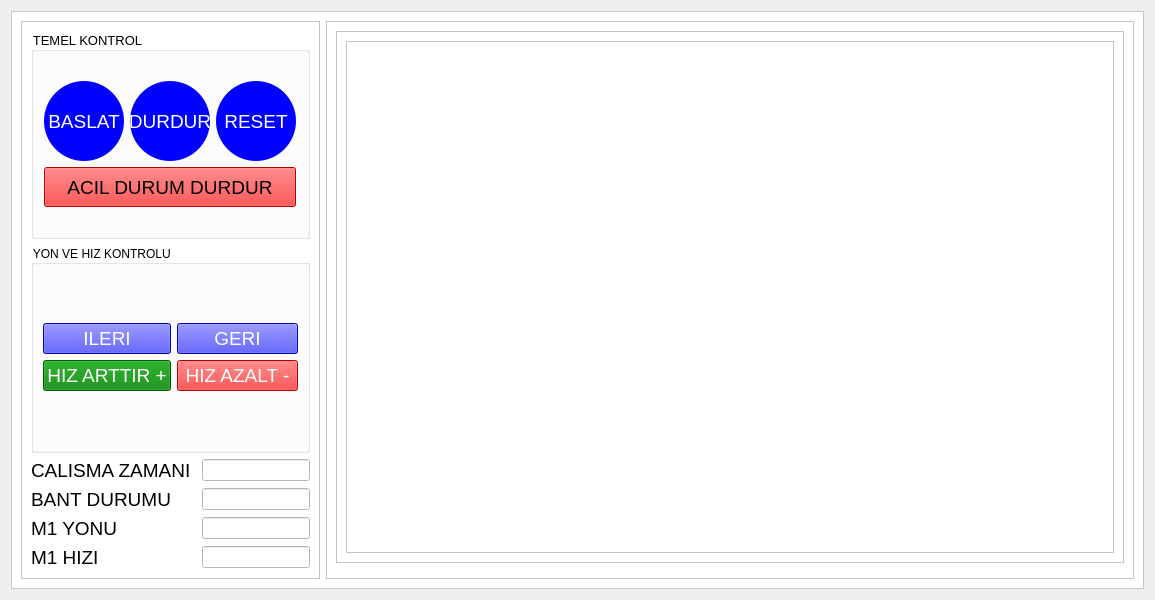
            <widget class="QWidget" name="tab">
             <attribute name="title">
              <string>KONVEYOR</string>
             </attribute>
             <layout class="QHBoxLayout" name="horizontalLayout_5">
              <item>
               <widget class="QFrame" name="frame_2">
                <property name="styleSheet">
                 <string notr="true">background-color:white;</string>
                </property>
                <property name="frameShape">
                 <enum>QFrame::StyledPanel</enum>
                </property>
                <property name="frameShadow">
                 <enum>QFrame::Raised</enum>
                </property>
                <layout class="QGridLayout" name="gridLayout">
                 <item row="0" column="1">
                  <widget class="QFrame" name="frame_3">
                   <property name="frameShape">
                    <enum>QFrame::StyledPanel</enum>
                   </property>
                   <property name="frameShadow">
                    <enum>QFrame::Raised</enum>
                   </property>
                   <layout class="QVBoxLayout" name="verticalLayout_3">
                    <item>
                     <widget class="QFrame" name="frame_6">
                      <property name="frameShape">
                       <enum>QFrame::StyledPanel</enum>
                      </property>
                      <property name="frameShadow">
                       <enum>QFrame::Raised</enum>
                      </property>
                      <layout class="QVBoxLayout" name="verticalLayout_9">
                       <item alignment="Qt::AlignHCenter|Qt::AlignVCenter">
                        <widget class="QGraphicsView" name="graphicsView_conveyor">
                         <property name="minimumSize">
                          <size>
                           <width>768</width>
                           <height>512</height>
                          </size>
                         </property>
                         <property name="maximumSize">
                          <size>
                           <width>768</width>
                           <height>512</height>
                          </size>
                         </property>
                        </widget>
                       </item>
                      </layout>
                     </widget>
                    </item>
                    <item>
                     <widget class="QFrame" name="frame_5">
                      <property name="maximumSize">
                       <size>
                        <width>16777215</width>
                        <height>250</height>
                       </size>
                      </property>
                      <property name="frameShape">
                       <enum>QFrame::StyledPanel</enum>
                      </property>
                      <property name="frameShadow">
                       <enum>QFrame::Raised</enum>
                      </property>
                      <widget class="QLabel" name="label_16">
                       <property name="geometry">
                        <rect>
                         <x>154</x>
                         <y>10</y>
                         <width>920</width>
                         <height>224</height>
                        </rect>
                       </property>
                       <property name="text">
                        <string/>
                       </property>
                       <property name="pixmap">
                        <pixmap>konveyor.png</pixmap>
                       </property>
                      </widget>
                      <widget class="QLabel" name="m1label">
                       <property name="geometry">
                        <rect>
                         <x>150</x>
                         <y>130</y>
                         <width>50</width>
                         <height>50</height>
                        </rect>
                       </property>
                       <property name="maximumSize">
                        <size>
                         <width>50</width>
                         <height>50</height>
                        </size>
                       </property>
                       <property name="font">
                        <font>
                         <pointsize>18</pointsize>
                        </font>
                       </property>
                       <property name="styleSheet">
                        <string notr="true">background-color: blue;
border-radius: 25px;
min-width: 50px;
min-height: 50px;
max-width: 50px;
max-height: 50px;
color:white</string>
                       </property>
                       <property name="text">
                        <string>M1</string>
                       </property>
                       <property name="alignment">
                        <set>Qt::AlignCenter</set>
                       </property>
                      </widget>
                     </widget>
                    </item>
                   </layout>
                  </widget>
                 </item>
                 <item row="0" column="0">
                  <widget class="QFrame" name="frame_4">
                   <property name="maximumSize">
                    <size>
                     <width>300</width>
                     <height>16777215</height>
                    </size>
                   </property>
                   <property name="frameShape">
                    <enum>QFrame::StyledPanel</enum>
                   </property>
                   <property name="frameShadow">
                    <enum>QFrame::Raised</enum>
                   </property>
                   <layout class="QGridLayout" name="gridLayout_15">
                    <item row="0" column="0">
                     <widget class="QGroupBox" name="groupBox_6">
                      <property name="font">
                       <font>
                        <pointsize>10</pointsize>
                       </font>
                      </property>
                      <property name="title">
                       <string>TEMEL KONTROL</string>
                      </property>
                      <layout class="QGridLayout" name="gridLayout_11">
                       <item row="0" column="0">
                        <layout class="QGridLayout" name="gridLayout_6">
                         <item row="0" column="0">
                          <widget class="QPushButton" name="plcbaslat">
                           <property name="font">
                            <font>
                             <pointsize>14</pointsize>
                            </font>
                           </property>
                           <property name="styleSheet">
                            <string notr="true">background-color: blue;
border-radius: 40px;
min-width: 80px;
min-height: 80px;
max-width: 80px;
max-height: 80px;
color:white</string>
                           </property>
                           <property name="text">
                            <string>BASLAT</string>
                           </property>
                          </widget>
                         </item>
                         <item row="0" column="1">
                          <widget class="QPushButton" name="plcdurdur">
                           <property name="font">
                            <font>
                             <pointsize>14</pointsize>
                            </font>
                           </property>
                           <property name="styleSheet">
                            <string notr="true">background-color: blue;
border-radius: 40px;
min-width: 80px;
min-height: 80px;
max-width: 80px;
max-height: 80px;
color:white</string>
                           </property>
                           <property name="text">
                            <string>DURDUR</string>
                           </property>
                          </widget>
                         </item>
                         <item row="1" column="0" colspan="3">
                          <widget class="QPushButton" name="plcemergencystop">
                           <property name="minimumSize">
                            <size>
                             <width>0</width>
                             <height>40</height>
                            </size>
                           </property>
                           <property name="maximumSize">
                            <size>
                             <width>16777215</width>
                             <height>40</height>
                            </size>
                           </property>
                           <property name="font">
                            <font>
                             <pointsize>14</pointsize>
                            </font>
                           </property>
                           <property name="styleSheet">
                            <string notr="true">background-color:red;</string>
                           </property>
                           <property name="text">
                            <string>ACIL DURUM DURDUR</string>
                           </property>
                          </widget>
                         </item>
                         <item row="0" column="2">
                          <widget class="QPushButton" name="plcreset">
                           <property name="font">
                            <font>
                             <pointsize>14</pointsize>
                            </font>
                           </property>
                           <property name="styleSheet">
                            <string notr="true">background-color: blue;
border-radius: 40px;
min-width: 80px;
min-height: 80px;
max-width: 80px;
max-height: 80px;
color:white</string>
                           </property>
                           <property name="text">
                            <string>RESET</string>
                           </property>
                          </widget>
                         </item>
                        </layout>
                       </item>
                      </layout>
                     </widget>
                    </item>
                    <item row="1" column="0">
                     <widget class="QGroupBox" name="groupBox_7">
                      <property name="title">
                       <string>YON VE HIZ KONTROLU </string>
                      </property>
                      <layout class="QGridLayout" name="gridLayout_14">
                       <item row="0" column="0">
                        <layout class="QGridLayout" name="gridLayout_7">
                         <item row="0" column="0">
                          <widget class="QPushButton" name="forwardconveyor">
                           <property name="font">
                            <font>
                             <pointsize>14</pointsize>
                            </font>
                           </property>
                           <property name="styleSheet">
                            <string notr="true">background-color:blue;
color:white;</string>
                           </property>
                           <property name="text">
                            <string>ILERI</string>
                           </property>
                          </widget>
                         </item>
                         <item row="0" column="1">
                          <widget class="QPushButton" name="reverseconveyor">
                           <property name="font">
                            <font>
                             <pointsize>14</pointsize>
                            </font>
                           </property>
                           <property name="styleSheet">
                            <string notr="true">background-color:blue;
color:white;</string>
                           </property>
                           <property name="text">
                            <string>GERI</string>
                           </property>
                          </widget>
                         </item>
                         <item row="1" column="0">
                          <widget class="QPushButton" name="pluspeedconveyor">
                           <property name="font">
                            <font>
                             <pointsize>14</pointsize>
                            </font>
                           </property>
                           <property name="styleSheet">
                            <string notr="true">background-color:green;
color:white;</string>
                           </property>
                           <property name="text">
                            <string>HIZ ARTTIR +</string>
                           </property>
                          </widget>
                         </item>
                         <item row="1" column="1">
                          <widget class="QPushButton" name="decreeasepedconveyor">
                           <property name="font">
                            <font>
                             <pointsize>14</pointsize>
                            </font>
                           </property>
                           <property name="styleSheet">
                            <string notr="true">background-color:red;
color:white;</string>
                           </property>
                           <property name="text">
                            <string>HIZ AZALT -</string>
                           </property>
                          </widget>
                         </item>
                        </layout>
                       </item>
                      </layout>
                     </widget>
                    </item>
                    <item row="2" column="0">
                     <layout class="QGridLayout" name="gridLayout_10">
                      <item row="0" column="0">
                       <widget class="QLabel" name="label_11">
                        <property name="font">
                         <font>
                          <pointsize>14</pointsize>
                         </font>
                        </property>
                        <property name="text">
                         <string>CALISMA ZAMANI </string>
                        </property>
                       </widget>
                      </item>
                      <item row="0" column="1">
                       <widget class="QLineEdit" name="workingtime"/>
                      </item>
                      <item row="1" column="0">
                       <widget class="QLabel" name="label_12">
                        <property name="font">
                         <font>
                          <pointsize>14</pointsize>
                         </font>
                        </property>
                        <property name="text">
                         <string>BANT DURUMU</string>
                        </property>
                       </widget>
                      </item>
                      <item row="1" column="1">
                       <widget class="QLineEdit" name="conveyorbeltdirectionstatus">
                        <property name="text">
                         <string/>
                        </property>
                       </widget>
                      </item>
                      <item row="2" column="0">
                       <widget class="QLabel" name="label_13">
                        <property name="font">
                         <font>
                          <pointsize>14</pointsize>
                         </font>
                        </property>
                        <property name="text">
                         <string>M1 YONU</string>
                        </property>
                       </widget>
                      </item>
                      <item row="2" column="1">
                       <widget class="QLineEdit" name="m1direction">
                        <property name="text">
                         <string/>
                        </property>
                       </widget>
                      </item>
                      <item row="3" column="0">
                       <widget class="QLabel" name="label_14">
                        <property name="font">
                         <font>
                          <pointsize>14</pointsize>
                         </font>
                        </property>
                        <property name="text">
                         <string>M1 HIZI</string>
                        </property>
                       </widget>
                      </item>
                      <item row="3" column="1">
                       <widget class="QLineEdit" name="m1speed"/>
                      </item>
                     </layout>
                    </item>
                   </layout>
                  </widget>
                 </item>
                </layout>
               </widget>
              </item>
             </layout>
            </widget>
